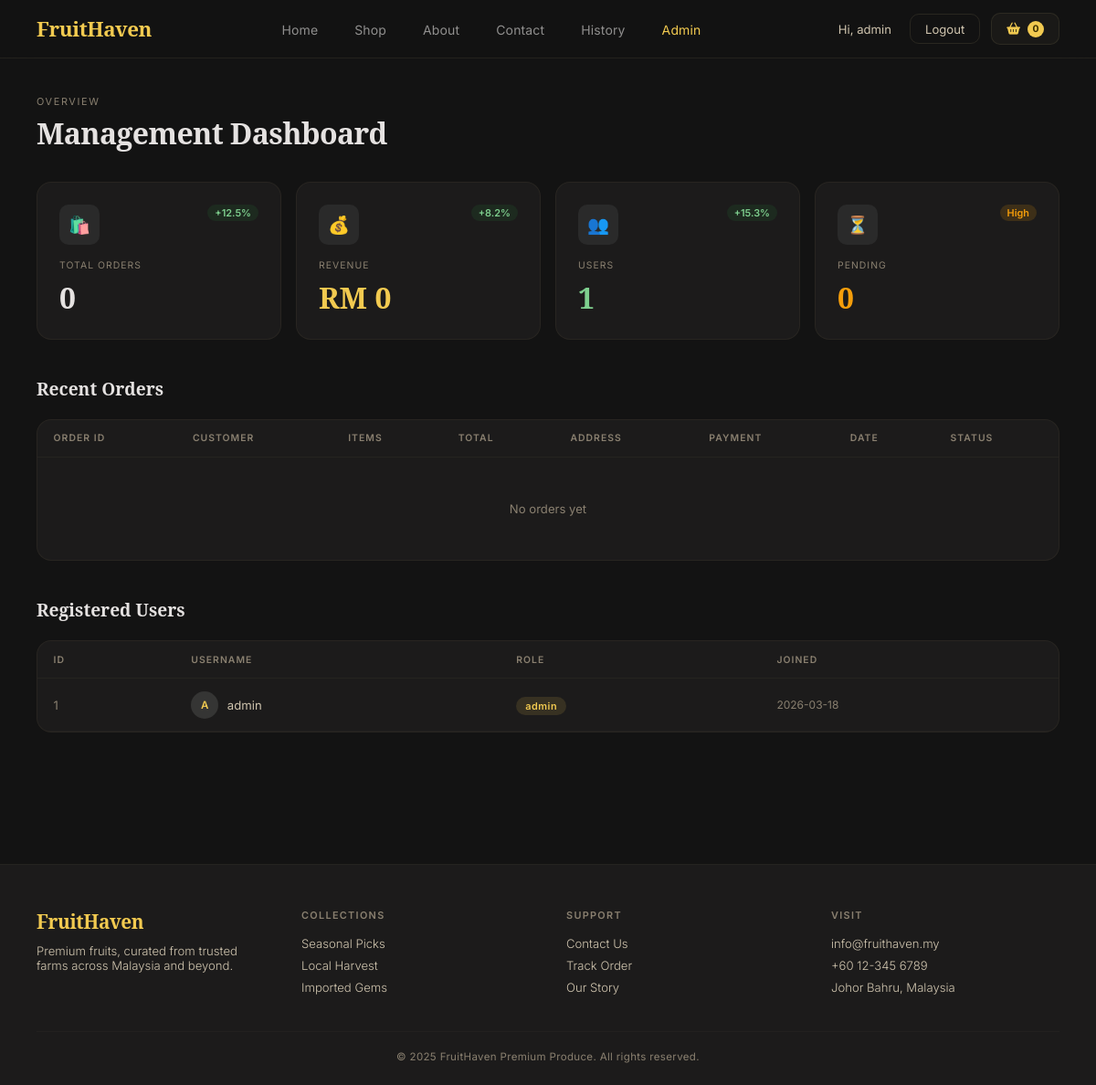
The page /admin (signed in) on the database its author committed.
### tables this page shows
CREATE TABLE users (
        id       INTEGER PRIMARY KEY AUTOINCREMENT,
        username TEXT    UNIQUE NOT NULL,
        password TEXT    NOT NULL,
        role     TEXT    DEFAULT 'user',
        created  TEXT    DEFAULT CURRENT_TIMESTAMP
    );

### app.py (the view, shortened to what this page needs)
@app.route('/admin')
def admin():
    if session.get('role') != 'admin':
        flash('Admin access required.', 'error')
        return redirect(url_for('index'))
    conn = get_db()
    orders     = conn.execute("SELECT * FROM orders ORDER BY created DESC").fetchall()
    users      = conn.execute("SELECT id, username, role, created FROM users").fetchall()
    total_rev  = conn.execute("SELECT COALESCE(SUM(total),0) FROM orders").fetchone()[0]
    pending    = conn.execute("SELECT COUNT(*) FROM orders WHERE status='Pending'").fetchone()[0]
    conn.close()
    order_list = []
    return render_template('admin.html',
        orders=order_list, users=users,
        total_revenue=round(total_rev, 2), pending_orders=pending
    )

### templates/admin.html (shortened to what this page needs)
{% extends 'base.html' %}
{% block content %}
<div style="max-width:1200px;margin:0 auto;padding:2.5rem 2.5rem 4rem">
  <div style="margin-bottom:2rem">
    <div style="font-size:.68rem;text-transform:uppercase;letter-spacing:.15em;color:var(--text-dim);margin-bottom:.4rem">Overview</div>
    <div style="font-family:'Noto Serif',serif;font-size:2rem;font-weight:700;letter-spacing:-0.02em">Management Dashboard</div>
  </div>
  <div style="display:grid;grid-template-columns:repeat(auto-fit,minmax(200px,1fr));gap:1rem;margin-bottom:2.5rem">
    <div style="background:var(--bg-low);border:1px solid rgba(77,70,53,0.25);border-radius:16px;padding:1.5rem">
      <div style="display:flex;justify-content:space-between;align-items:flex-start;margin-bottom:1rem">
        <div style="width:44px;height:44px;background:var(--bg-high);border-radius:10px;display:flex;align-items:center;justify-content:center;font-size:1.2rem">🛍️</div>
        <span style="font-size:.68rem;color:var(--green);background:rgba(30,58,36,0.5);border-radius:20px;padding:2px 8px;font-weight:600">+12.5%</span>
      </div>
      <div style="font-size:.65rem;text-transform:uppercase;letter-spacing:.1em;color:var(--text-dim);margin-bottom:.4rem">Total Orders</div>
      <div style="font-family:'Noto Serif',serif;font-size:2rem;font-weight:700">{{ orders|length }}</div>
    </div>
    <div style="background:var(--bg-low);border:1px solid rgba(77,70,53,0.25);border-radius:16px;padding:1.5rem">
      <div style="display:flex;justify-content:space-between;align-items:flex-start;margin-bottom:1rem">
        <div style="width:44px;height:44px;background:var(--bg-high);border-radius:10px;display:flex;align-items:center;justify-content:center;font-size:1.2rem">💰</div>
        <span style="font-size:.68rem;color:var(--green);background:rgba(30,58,36,0.5);border-radius:20px;padding:2px 8px;font-weight:600">+8.2%</span>
      </div>
      <div style="font-size:.65rem;text-transform:uppercase;letter-spacing:.1em;color:var(--text-dim);margin-bottom:.4rem">Revenue</div>
      <div style="font-family:'Noto Serif',serif;font-size:2rem;font-weight:700;color:var(--gold)">RM {{ "%.0f"|format(total_revenue) }}</div>
    </div>
    <div style="background:var(--bg-low);border:1px solid rgba(77,70,53,0.25);border-radius:16px;padding:1.5rem">
      <div style="display:flex;justify-content:space-between;align-items:flex-start;margin-bottom:1rem">
        <div style="width:44px;height:44px;background:var(--bg-high);border-radius:10px;display:flex;align-items:center;justify-content:center;font-size:1.2rem">👥</div>
        <span style="font-size:.68rem;color:var(--green);background:rgba(30,58,36,0.5);border-radius:20px;padding:2px 8px;font-weight:600">+15.3%</span>
      </div>
      <div style="font-size:.65rem;text-transform:uppercase;letter-spacing:.1em;color:var(--text-dim);margin-bottom:.4rem">Users</div>
      <div style="font-family:'Noto Serif',serif;font-size:2rem;font-weight:700;color:var(--green)">{{ users|length }}</div>
    </div>
    <div style="background:var(--bg-low);border:1px solid rgba(77,70,53,0.25);border-radius:16px;padding:1.5rem">
      <div style="display:flex;justify-content:space-between;align-items:flex-start;margin-bottom:1rem">
        <div style="width:44px;height:44px;background:var(--bg-high);border-radius:10px;display:flex;align-items:center;justify-content:center;font-size:1.2rem">⏳</div>
        <span style="font-size:.68rem;color:#f59e0b;background:rgba(245,158,11,0.15);border-radius:20px;padding:2px 8px;font-weight:600">High</span>
      </div>
      <div style="font-size:.65rem;text-transform:uppercase;letter-spacing:.1em;color:var(--text-dim);margin-bottom:.4rem">Pending</div>
      <div style="font-family:'Noto Serif',serif;font-size:2rem;font-weight:700;color:#f59e0b">{{ pending_orders }}</div>
    </div>
  </div>
  <div style="margin-bottom:2.5rem">
    <div style="display:flex;justify-content:space-between;align-items:center;margin-bottom:1.25rem">
      <div style="font-family:'Noto Serif',serif;font-size:1.2rem;font-weight:700">Recent Orders</div>
    </div>
    <div style="background:var(--bg-low);border:1px solid rgba(77,70,53,0.25);border-radius:16px;overflow:hidden">
      <table style="width:100%;border-collapse:collapse;font-size:.82rem">
        <thead>
          <tr>
            {% for h in ['Order ID','Customer','Items','Total','Address','Payment','Date','Status'] %}
            <th style="text-align:left;padding:.85rem 1.1rem;font-size:.65rem;color:var(--text-dim);text-transform:uppercase;letter-spacing:.1em;border-bottom:1px solid rgba(77,70,53,0.2);font-weight:600;white-space:nowrap">{{ h }}</th>
            {% endfor %}
          </tr>
        </thead>
        <tbody>
          {% for o in orders %}
          <tr style="transition:background .15s" onmouseover="this.style.background='rgba(77,70,53,0.08)'" onmouseout="this.style.background='transparent'">
            <td style="padding:.85rem 1.1rem;border-bottom:1px solid rgba(77,70,53,0.15)">
              <span style="font-family:'Noto Serif',serif;color:var(--gold);font-weight:600">#{{ o.id }}</span>
            </td>
            <td style="padding:.85rem 1.1rem;border-bottom:1px solid rgba(77,70,53,0.15)">
              <div style="display:flex;align-items:center;gap:.6rem">
                <div style="width:30px;height:30px;border-radius:50%;background:var(--bg-highest);display:flex;align-items:center;justify-content:center;font-size:.72rem;font-weight:600;color:var(--gold);flex-shrink:0">
                  {{ o.username[0].upper() }}
                </div>
                <span style="color:var(--text-muted)">{{ o.username }}</span>
              </div>
            </td>
            <td style="padding:.85rem 1.1rem;border-bottom:1px solid rgba(77,70,53,0.15);color:var(--text-muted);max-width:180px">
              {% for item in o.items %}{{ item.emoji }} {{ item.name }} ×{{ item.qty }}{% if not loop.last %}, {% endif %}{% endfor %}
            </td>
            <td style="padding:.85rem 1.1rem;border-bottom:1px solid rgba(77,70,53,0.15);color:var(--text);white-space:nowrap;font-weight:500">
              RM {{ "%.2f"|format(o.total) }}
            </td>
            <td style="padding:.85rem 1.1rem;border-bottom:1px solid rgba(77,70,53,0.15);color:var(--text-muted);max-width:140px;font-size:.75rem">{{ o.address }}</td>
            <td style="padding:.85rem 1.1rem;border-bottom:1px solid rgba(77,70,53,0.15);color:var(--text-muted);font-size:.75rem;white-space:nowrap">{{ o.payment }}</td>
            <td style="padding:.85rem 1.1rem;border-bottom:1px solid rgba(77,70,53,0.15);color:var(--text-dim);white-space:nowrap;font-size:.75rem">{{ o.created[:10] if o.created else '' }}</td>
            <td style="padding:.85rem 1.1rem;border-bottom:1px solid rgba(77,70,53,0.15)">
              <form method="POST" action="{{ url_for('update_status') }}" style="display:flex;gap:.5rem;align-items:center">
                <input type="hidden" name="order_id" value="{{ o.raw_id }}">
                <select name="status"
                  style="background:var(--bg-high);border:1px solid rgba(77,70,53,0.3);border-radius:8px;padding:4px 8px;color:var(--text);font-size:.75rem;font-family:'Inter',sans-serif;cursor:pointer;outline:none">
                  {% for s in ['Pending','Processing','Shipped','Delivered','Cancelled'] %}
                  <option value="{{ s }}" {{ 'selected' if o.status == s }}>{{ s }}</option>
                  {% endfor %}
                </select>
                <button type="submit"
                  style="background:rgba(30,58,36,0.5);border:1px solid rgba(45,85,53,0.5);border-radius:8px;padding:4px 12px;color:var(--green);font-size:.75rem;cursor:pointer;font-family:'Inter',sans-serif;transition:background .2s;white-space:nowrap"
                  onmouseover="this.style.background='rgba(30,58,36,0.8)'" onmouseout="this.style.background='rgba(30,58,36,0.5)'">
                  Save
                </button>
              </form>
            </td>
          </tr>
          {% else %}
          <tr>
            <td colspan="8" style="text-align:center;padding:3rem;color:var(--text-dim)">No orders yet</td>
          </tr>
          {% endfor %}
        </tbody>
      </table>
    </div>
  </div>
  <div>
    <div style="font-family:'Noto Serif',serif;font-size:1.2rem;font-weight:700;margin-bottom:1.25rem">Registered Users</div>
    <div style="background:var(--bg-low);border:1px solid rgba(77,70,53,0.25);border-radius:16px;overflow:hidden">
      <table style="width:100%;border-collapse:collapse;font-size:.82rem">
        <thead>
          <tr>
            {% for h in ['ID','Username','Role','Joined'] %}
            <th style="text-align:left;padding:.85rem 1.1rem;font-size:.65rem;color:var(--text-dim);text-transform:uppercase;letter-spacing:.1em;border-bottom:1px solid rgba(77,70,53,0.2);font-weight:600">{{ h }}</th>
            {% endfor %}
          </tr>
        </thead>
        <tbody>
          {% for u in users %}
          <tr style="transition:background .15s" onmouseover="this.style.background='rgba(77,70,53,0.08)'" onmouseout="this.style.background='transparent'">
            <td style="padding:.85rem 1.1rem;border-bottom:1px solid rgba(77,70,53,0.15);color:var(--text-dim)">{{ u.id }}</td>
            <td style="padding:.85rem 1.1rem;border-bottom:1px solid rgba(77,70,53,0.15)">
              <div style="display:flex;align-items:center;gap:.6rem">
                <div style="width:30px;height:30px;border-radius:50%;background:var(--bg-highest);display:flex;align-items:center;justify-content:center;font-size:.72rem;font-weight:600;color:{{ 'var(--gold)' if u.role == 'admin' else 'var(--green)' }};flex-shrink:0">
                  {{ u.username[0].upper() }}
                </div>
                <span style="color:var(--text-muted)">{{ u.username }}</span>
              </div>
            </td>
            <td style="padding:.85rem 1.1rem;border-bottom:1px solid rgba(77,70,53,0.15)">
              <span style="font-size:.68rem;padding:3px 10px;border-radius:20px;font-weight:600;letter-spacing:.05em;
                background:{{ 'rgba(242,202,80,0.12)' if u.role == 'admin' else 'rgba(126,207,142,0.12)' }};
                color:{{ 'var(--gold)' if u.role == 'admin' else 'var(--green)' }}">
                {{ u.role }}
              </span>
            </td>
            <td style="padding:.85rem 1.1rem;border-bottom:1px solid rgba(77,70,53,0.15);color:var(--text-dim);font-size:.75rem">
              {{ u.created[:10] if u.created else '' }}
            </td>
          </tr>
          {% endfor %}
        </tbody>
      </table>
    </div>
  </div>
</div>
{% endblock %}

### templates/base.html (shortened to what this page needs)
<!DOCTYPE html>
<html lang="en">
<head>
  <link rel="stylesheet" href="{{ url_for('static', filename='css/style.css') }}" />
  <link rel="stylesheet" href="https://cdnjs.cloudflare.com/ajax/libs/font-awesome/6.5.2/css/all.min.css" />
</head>
<body>
<nav class="navbar">
  <a href="{{ url_for('index') }}" class="nav-logo">FruitHaven</a>
  <ul class="nav-links">
    <li><a href="{{ url_for('index') }}"   class="{{ 'active' if request.endpoint == 'index' }}">Home</a></li>
    <li><a href="{{ url_for('shop') }}"    class="{{ 'active' if request.endpoint == 'shop' }}">Shop</a></li>
    <li><a href="{{ url_for('about') }}"   class="{{ 'active' if request.endpoint == 'about' }}">About</a></li>
    <li><a href="{{ url_for('contact') }}" class="{{ 'active' if request.endpoint == 'contact' }}">Contact</a></li>
    {% if session.user_id %}
    <li><a href="{{ url_for('orders') }}"  class="{{ 'active' if request.endpoint == 'orders' }}">History</a></li>
    {% endif %}
    {% if session.role == 'admin' %}
    <li><a href="{{ url_for('admin') }}"   class="{{ 'active' if request.endpoint == 'admin' }}" style="color:var(--gold)">Admin</a></li>
    {% endif %}
  </ul>
  <div class="nav-right">
    {% if session.user_id %}
      <span class="nav-user">Hi, {{ session.username }}</span>
      <a href="{{ url_for('logout') }}" class="btn-ghost">Logout</a>
    {% else %}
      <a href="{{ url_for('login') }}"    class="btn-ghost">Login</a>
      <a href="{{ url_for('register') }}" class="btn-primary">Register</a>
    {% endif %}
    <a href="{{ url_for('cart') }}" class="cart-btn">
      <i class="fa-solid fa-basket-shopping"></i>
      <span class="cart-count">{{ session.get('cart', [])|sum(attribute='qty') if session.get('cart') else 0 }}</span>
    </a>
  </div>
</nav>
{% block content %}{% endblock %}
<footer class="footer">
  <div class="footer-inner">
    <div class="footer-col">
      <div class="footer-brand">FruitHaven</div>
      <p>Premium fruits, curated from trusted farms across Malaysia and beyond.</p>
    </div>
    <div class="footer-col">
      <h4>Collections</h4>
      <a href="{{ url_for('shop', category='seasonal') }}">Seasonal Picks</a>
      <a href="{{ url_for('shop', category='local') }}">Local Harvest</a>
      <a href="{{ url_for('shop', category='imported') }}">Imported Gems</a>
    </div>
    <div class="footer-col">
      <h4>Support</h4>
      <a href="{{ url_for('contact') }}">Contact Us</a>
      <a href="{{ url_for('orders') if session.user_id else url_for('login') }}">Track Order</a>
      <a href="{{ url_for('about') }}">Our Story</a>
    </div>
    <div class="footer-col">
      <h4>Visit</h4>
      <p>info@fruithaven.my</p>
      <p>+60 12-345 6789</p>
      <p>Johor Bahru, Malaysia</p>
    </div>
  </div>
  <div class="footer-bottom">&copy; 2025 FruitHaven Premium Produce. All rights reserved.</div>
</footer>
</body>
</html>

### rows shown on the page
users: id "1", username "A", username "admin", role "admin", created "2026-03-18"

### other values the page prints
{{ session.username }} "admin"
{{ orders|length }} "0"
{{ "%.0f"|format(total_revenue) }} "0"
{{ users|length }} "1"
{{ pending_orders }} "0"
{{ h }} "ORDER ID" "CUSTOMER" "ITEMS" "TOTAL" "ADDRESS" "PAYMENT" "DATE" "STATUS"
{{ h }} "ID" "USERNAME" "ROLE" "JOINED"
